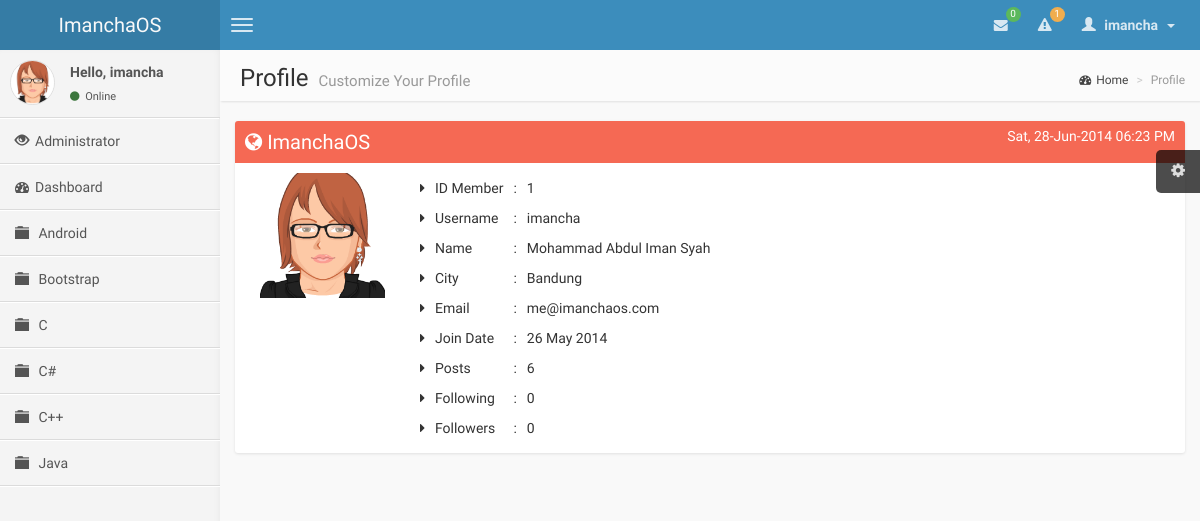
The app's page /profile.php (signed in) with its own data.
### tables this page shows
CREATE TABLE IF NOT EXISTS `category` (
  `id_category` int(11) NOT NULL AUTO_INCREMENT,
  `name_category` varchar(30) NOT NULL,
  `description` varchar(50) NOT NULL,
  PRIMARY KEY (`id_category`)
);

CREATE TABLE IF NOT EXISTS `user` (
  `id` int(11) NOT NULL AUTO_INCREMENT,
  `username` varchar(20) NOT NULL,
  `password` varchar(50) NOT NULL,
  `name` varchar(50) NOT NULL,
  `city` varchar(50) NOT NULL,
  `email` varchar(50) NOT NULL,
  `date` date NOT NULL,
  `level` enum('admin','member') NOT NULL DEFAULT 'member',
  `active` varchar(50) DEFAULT NULL,
  PRIMARY KEY (`id`),
  UNIQUE KEY `username` (`username`),
  UNIQUE KEY `email` (`email`),
  KEY `username_2` (`username`)
);

### function.inc (the view, shortened to what this page needs)
<?php session_start();
	function usermenu(){
		$sql = "SELECT * FROM message WHERE receiver_message='".$_SESSION['username']."' AND status_message='sent' ORDER BY date_message DESC";
		$res = mysql_query($sql) or die(mysql_error());
		$num = mysql_num_rows($res);
		if($num > 0){
			$message = '<li><ul class="menu">';
			while($row = mysql_fetch_assoc($res)){
				$id = $row['id_message'];
				$user = $row['user_message'];
				$content = $row['content_message'];
				$date = $row['date_message'];
				if(strlen($content) > 30){
					$content = substr($content,0,30) . "...";
				}
				$message .= '<li>
											<a href="messages.php?mid='.$id.'#'.$id.'">
												<div class="pull-left"><img src="img/avatar3.png" class="img-circle" alt="User Image"/></div>
												<h4>'.$user.' &nbsp;<span><small><i class="fa fa-clock-o"></i> '.$date.'</small></span></h4>
												<p>'.$content.'</p>
											</a>
										</li>';
			}
			$message .= '</ul></li>';
		}else{
			$message = '';
		}
		$sql = "SELECT * FROM notification WHERE id_user='".$_SESSION['id']."' AND status_notification='sent' ORDER BY date_notification DESC";
		$res = mysql_query($sql) or die(mysql_error());
		$mun = mysql_num_rows($res);
		if($mun > 0){
			$notification = '<li><ul class="menu">';
			while($row = mysql_fetch_array($res)){
				$notification .= '<li>
														<a href="notification.php?nid='.$row['id_notification'].'">
															<i class="fa fa-warning info"></i> <b>'.$row['user_notification'].'</b> &nbsp;'.$row['content_notification'].'
														</a>
													</li>';
			}
			$notification .= '</ul></li>';
		}else{
			$notification = '';
		}
		echo '<li class="dropdown messages-menu">
						<a href="#" class="dropdown-toggle" data-toggle="dropdown">
							<i class="fa fa-envelope"></i>
							<span class="label label-success">'.$num.'</span>
						</a>
						<ul class="dropdown-menu">
              <li class="header">You have '.$num.' messages</li>
              '.$message.'
              <li class="footer"><a href="messages.php">See All Messages</a></li>
            </ul>
          </li>
          <li class="dropdown notifications-menu">
            <a href="#" class="dropdown-toggle" data-toggle="dropdown">
              <i class="fa fa-warning"></i>
              <span class="label label-warning">'.$mun.'</span>
            </a>
            <ul class="dropdown-menu">
              <li class="header">You have '.$mun.' notifications</li>
              '.$notification.'
              <li class="footer"><a href="notification.php">View all</a></li>
            </ul>
          </li>
          <li class="dropdown user user-menu">
            <a href="#" class="dropdown-toggle" data-toggle="dropdown">
              <i class="glyphicon glyphicon-user"></i>
              <span>'.$_SESSION['username'].' &nbsp;<i class="caret"></i></span>
            </a>
            <ul class="dropdown-menu">
              <li class="user-header bg-light-blue">
                <img src="img/avatar3.png" class="img-circle" alt="User Image" />
                <p>'.$_SESSION['name'].'<small>Member since &nbsp;'.tanggal($_SESSION['date']).'</small></p>
              </li>
              <li class="user-body">
								<div class="col-xs-12 text-center"><a href="lockscreen.php">Lockscreen</a></div>
              </li>
              <li class="user-footer">
                <div class="pull-left"><a href="profile.php" class="btn btn-default btn-flat">Profile</a></div>
                <div class="pull-right"><a href="logout.php" class="btn btn-default btn-flat">Sign out</a></div>
              </li>
            </ul>
          </li>';
	}
	function topmenu(){
		if(isset($_SESSION['id'])){
			usermenu();
		}else{
			guestmenu();
		}
	}
	function navigation(){
		echo '<a href="index.php" class="logo">ImanchaOS</a>
          <nav class="navbar navbar-static-top" role="navigation">
            <a href="#" class="navbar-btn sidebar-toggle" data-toggle="offcanvas" role="button" title="Toggle Navigation">
              <span class="sr-only">Toggle navigation</span>
              <span class="icon-bar"></span>
              <span class="icon-bar"></span>
              <span class="icon-bar"></span>
            </a>
            <div class="navbar-right">
              <ul class="nav navbar-nav">';
                topmenu();
    echo '		</ul>
            </div>
          </nav>';
	}
	function sidebar(){
		if(isset($_SESSION['id'])){
			if($_SESSION['level'] == "admin")
				$dashboard = "<li><a href='admin.php'><i class='glyphicon glyphicon-eye-open'></i><span>Administrator</span></a></li>";
			$message = "<p>Hello, ".$_SESSION['username']."</p>";
			$dashboard .= "<li><a href='dashboard.php'><i class='fa fa-dashboard'></i><span>Dashboard</span></a></li>";
		}else{
			$message = "<p>Hello, Guest</p>";
			$dashboard = "";
		}
		echo '<section class="sidebar">
            <div class="user-panel">
                <div class="pull-left image">
                    <img src="img/avatar3.png" class="img-circle" alt="User Image" />
                </div>
                <div class="pull-left info">
									'.$message.'
									<a href="#"><i class="fa fa-circle text-success"></i> Online</a>
                </div>
            	</div>
            <ul class="sidebar-menu">'.$dashboard.'';
							$sql = "SELECT * FROM category ORDER BY name_category ASC";
							$res = mysql_query($sql) or die(mysql_error());
							if(mysql_num_rows($res) > 0){
								while($row = mysql_fetch_assoc($res)){
									$id = $row['id_category'];
									$name = $row['name_category'];
									if(isset($_GET['cid']) && ($_GET['cid'] == $id)){
										$active = "active";
										$icon = "glyphicon-folder-open";
									}else{
										$active = "";
										$icon = "glyphicon-folder-close";
									}
									echo '<li class='.$active.'>
													<a href="category.php?cid='.$id.'&title='.$name.'">
														<i class="glyphicon '.$icon.'"></i>
														<span>'.$name.'</span>
													</a>
												</li>';
								}
							}
    echo '	</ul>
      		</section>';
	}
	function tanggal($date){
		$Bulan = array("January", "February", "March", "April", "May", "June", "July", "August", "September", "October", "November", "December");
		$tahun = substr($date, 0, 4);
		$bulan = substr($date, 5, 2);
		$tgl   = substr($date, 8, 2);
		$result = $tgl . " " . $Bulan[(int)$bulan-1] . " ". $tahun;
		return($result);
	}
?>

### profile.php (shortened to what this page needs)
<?php include_once('function.inc');
	$user = (int) $_GET['user'];
	if(is_numeric($user) && $user > 0){
		$sql = "SELECT * FROM user WHERE id='$user' LIMIT 1";
	}else{
		$sql = "SELECT * FROM user WHERE id='".$_SESSION['id']."' LIMIT 1";
	}
	$res = mysql_query($sql) or die(mysql_error());
	if(mysql_num_rows($res) == 1){
		$row = mysql_fetch_array($res);
		$sql0 = "SELECT * FROM topic WHERE creator_topic='".$row['1']."'";
		$res0 = mysql_query($sql0) or die(mysql_error());
		$row0 = mysql_num_rows($res0);
		$sql1 = "SELECT * FROM follow WHERE user='".$row['0']."'";
		$res1 = mysql_query($sql1) or die(mysql_error());
		$row1 = mysql_num_rows($res1);
		$sql2 = "SELECT * FROM follow WHERE follower='".$row['0']."'";
		$res2 = mysql_query($sql2) or die(mysql_error());
		$row2 = mysql_num_rows($res2);
		$content = '<div class="row">
									<div class="col-md-12">
										<div class="col-md-2">
											<img src="img/avatar3.png" alt="user image" width="100%"/>
										</div>
										<div class="col-md-10">
											<table cellpadding="5em">
												<tr><td><i class="fa fa-caret-right"></i></td><td>ID Member</td><td>:</td><td>'.$row['0'].'</td></tr>
												<tr><td><i class="fa fa-caret-right"></i></td><td>Username</td><td>:</td><td>'.$row['1'].'</td></tr>
												<tr><td><i class="fa fa-caret-right"></i></td><td>Name</td><td>:</td><td>'.$row['3'].'</td></tr>
												<tr><td><i class="fa fa-caret-right"></i></td><td>City</td><td>:</td><td>'.$row['4'].'</td></tr>
												<tr><td><i class="fa fa-caret-right"></i></td><td>Email</td><td>:</td><td>'.$row['5'].'</td></tr>
												<tr><td><i class="fa fa-caret-right"></i></td><td>Join Date</td><td>:</td><td>'.Tanggal($row['6']).'</td></tr>
												<tr><td><i class="fa fa-caret-right"></i></td><td>Posts</td><td>:</td><td>'.$row0.'</td></tr>
												<tr><td><i class="fa fa-caret-right"></i></td><td>Following</td><td>:</td><td>'.$row2.'</td></tr>
												<tr><td><i class="fa fa-caret-right"></i></td><td>Followers</td><td>:</td><td>'.$row1.'</td></tr>
											</table>
										</div>
									</div>
								</div>';
	}else{
		$error = TRUE;
	}
  $title        = "Profile";
  $description  = "Customize Your Profile";
?>
<!DOCTYPE html>
<html>
  <head>
	<link href="css/bootstrap.min.css" rel="stylesheet" type="text/css" />
	<link href="css/font-awesome.min.css" rel="stylesheet" type="text/css" />
	<link href="css/ionicons.min.css" rel="stylesheet" type="text/css" />
	<link href="css/imancha.css" rel="stylesheet" type="text/css" />
  </head>
  <body class="skin-blue">
    <header class="header"><?php navigation(); ?></header>
    <div class="wrapper row-offcanvas row-offcanvas-left">
      <aside class="left-side sidebar-offcanvas"><?php sidebar(); ?></aside>
      <aside class="right-side">
        <section class="content-header">
          <?php echo '<h1>'.$title.' <small>'.$description.'</small></h1>'; ?>
          <ol class="breadcrumb">
						<li><a href="index.php"><i class="fa fa-dashboard"></i>Home</a></li>
            <li class="active"><?php echo $title ?></li>
          </ol>
        </section>
        <section class="content">
					<div class="box box-solid box-danger">
						<div class="box-header">
							<h3 class="box-title"><i class="fa fa-globe"></i> ImanchaOS</h3>
							<div class="box-tools pull-right"><span class="time"><?php echo date("D, d-M-Y h:i A"); ?></span></div>
						</div>
						<div class="box-body"><?php echo $content; ?></div>
					</div>
        </section>
      </aside>
    </div>
  </body>
</html>

### records on screen
category: name_category "Android"
category: name_category "Bootstrap"
category: name_category "C"
category: name_category "C#"
category: name_category "C++"
category: name_category "Java"
user: id "1", username "imancha", name "Mohammad Abdul Iman Syah", city "Bandung", email "me@imanchaos.com", date "26 May 2014"

### other values on screen
$num "0"
$mun "1"
$_SESSION['username'] "imancha"
$title "Profile"
$description "Customize Your Profile"
$row0 "6"
$row2 "0"
$row1 "0"
